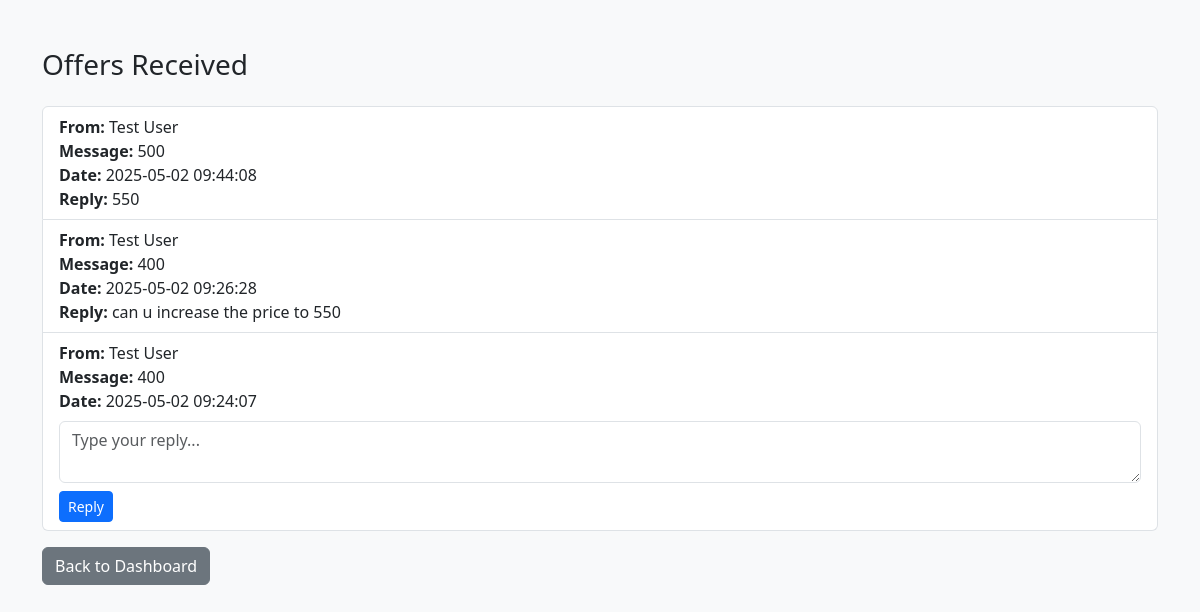
The app's page /PostItNow_MultiLayered_Base/views/user/viewOffers.php?ad_id=2 (signed in) with its own data.
### tables this page shows
CREATE TABLE `offers` (
  `id` int(11) NOT NULL,
  `ad_id` int(11) DEFAULT NULL,
  `sender_id` int(11) DEFAULT NULL,
  `message` text DEFAULT NULL,
  `created_at` timestamp NOT NULL DEFAULT current_timestamp(),
  `reply` text DEFAULT NULL
);

CREATE TABLE `members` (
  `id` int(11) NOT NULL,
  `name` varchar(100) NOT NULL,
  `email` varchar(150) NOT NULL,
  `password` varchar(255) NOT NULL,
  `address` varchar(255) DEFAULT NULL,
  `city` varchar(100) DEFAULT NULL,
  `state` varchar(100) DEFAULT NULL,
  `phone` varchar(20) DEFAULT NULL,
  `status` enum('active','inactive') DEFAULT 'active',
  `created_at` timestamp NOT NULL DEFAULT current_timestamp()
);

### PostItNow_MultiLayered_Base/db/databaseHandler.php (called while the page is built)
<?php
function connect() {
    $host = 'localhost';
    $dbname = 'classified_ads';
    $user = 'root';
    $pass = '';
    try {
        $pdo = new PDO("mysql:host=$host;dbname=$dbname", $user, $pass);
        $pdo->setAttribute(PDO::ATTR_ERRMODE, PDO::ERRMODE_EXCEPTION);
        return $pdo;
    } catch (PDOException $e) {
        die("DB connection failed: " . $e->getMessage());
    }
}

### PostItNow_MultiLayered_Base/services/OfferService.php (called while the page is built, shortened)
<?php
require_once __DIR__ . '/../models/OfferDAO.php';
class OfferService {
    private $dao;
    public function __construct() {
        $this->dao = new OfferDAO();
    }
    public function getOffersByAdId($adId) {
        return $this->dao->getOffersByAdId($adId);
    }
}
?>

### PostItNow_MultiLayered_Base/models/OfferDAO.php (called while the page is built, shortened)
<?php
require_once __DIR__ . '/../db/databaseHandler.php';
class OfferDAO {
    private $conn;
    public function __construct() {
        $this->conn = connect();
    }
    public function getOffersByAdId($adId) {
        $stmt = $this->conn->prepare("
            SELECT o.*, m.name AS sender_name
            FROM offers o
            JOIN members m ON o.sender_id = m.id
            WHERE o.ad_id = :ad_id
            ORDER BY o.created_at DESC
        ");
        $stmt->bindParam(':ad_id', $adId, PDO::PARAM_INT);
        $stmt->execute();
        return $stmt->fetchAll(PDO::FETCH_ASSOC);
    }
}
?>

### PostItNow_MultiLayered_Base/views/user/viewOffers.php (the view, shortened to what this page needs)
<?php
require_once '../../services/OfferService.php';
$adId = $_GET['ad_id'];
$offerService = new OfferService();
$offers = $offerService->getOffersByAdId($adId);
?>
<!DOCTYPE html>
<html>
<head>
    <link href="https://cdn.jsdelivr.net/npm/bootstrap@5.3.0/dist/css/bootstrap.min.css" rel="stylesheet">
</head>
<body class="bg-light">
<div class="container mt-5">
    <h3 class="mb-4">Offers Received</h3>
    <?php if (empty($offers)): ?>
        <div class="alert alert-info">No offers yet for this ad.</div>
    <?php else: ?>
        <ul class="list-group">
            <?php foreach ($offers as $offer): ?>
                <li class="list-group-item">
                    <strong>From:</strong> <?php echo htmlspecialchars($offer['sender_name']); ?><br>
                    <strong>Message:</strong> <?php echo htmlspecialchars($offer['message']); ?><br>
                    <strong>Date:</strong> <?php echo $offer['created_at']; ?><br>
                    <?php if (!empty($offer['reply'])): ?>
                        <strong>Reply:</strong> <?php echo htmlspecialchars($offer['reply']); ?>
                    <?php else: ?>
                        <form action="../../handlers/ReplyToOfferHandler.php" method="post" class="mt-2">
                            <div class="mb-2">
                                <textarea name="reply" class="form-control" placeholder="Type your reply..." required></textarea>
                            </div>
                            <button type="submit" class="btn btn-sm btn-primary">Reply</button>
                        </form>
                    <?php endif; ?>
                </li>
            <?php endforeach; ?>
        </ul>
    <?php endif; ?>
    <a href="dashboard.php" class="btn btn-secondary mt-3">Back to Dashboard</a>
</div>
</body>
</html>

### records on screen
offers: sender.name "Test User", message "500", created_at "2025-05-02 09:44:08", reply "550"
offers: sender.name "Test User", message "400", created_at "2025-05-02 09:26:28", reply "can u increase the price to 550"
offers: sender.name "Test User", message "400", created_at "2025-05-02 09:24:07"
